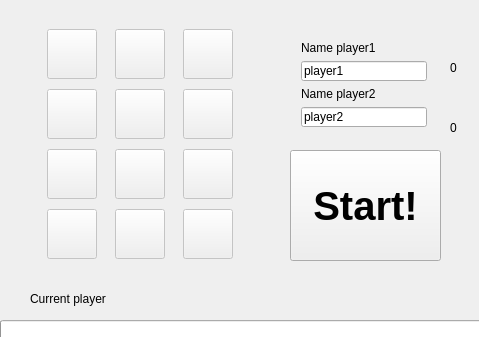
<?xml version="1.0" encoding="UTF-8"?>
<ui version="4.0">
 <class>MainWindow</class>
 <widget class="QMainWindow" name="MainWindow">
  <property name="geometry">
   <rect>
    <x>0</x>
    <y>0</y>
    <width>479</width>
    <height>337</height>
   </rect>
  </property>
  <property name="windowTitle">
   <string>Memory</string>
  </property>
  <widget class="QWidget" name="centralWidget">
   <widget class="QPushButton" name="start">
    <property name="geometry">
     <rect>
      <x>290</x>
      <y>150</y>
      <width>151</width>
      <height>111</height>
     </rect>
    </property>
    <property name="font">
     <font>
      <pointsize>30</pointsize>
      <weight>75</weight>
      <bold>true</bold>
      <kerning>true</kerning>
     </font>
    </property>
    <property name="text">
     <string>Start!</string>
    </property>
   </widget>
   <widget class="QLabel" name="lblCurrentPlayer">
    <property name="geometry">
     <rect>
      <x>30</x>
      <y>290</y>
      <width>101</width>
      <height>17</height>
     </rect>
    </property>
    <property name="text">
     <string>Current player</string>
    </property>
   </widget>
   <widget class="QLabel" name="lblScorePlayer1">
    <property name="geometry">
     <rect>
      <x>450</x>
      <y>60</y>
      <width>41</width>
      <height>16</height>
     </rect>
    </property>
    <property name="text">
     <string>0</string>
    </property>
   </widget>
   <widget class="QLabel" name="lblScorePlayer2">
    <property name="geometry">
     <rect>
      <x>450</x>
      <y>120</y>
      <width>41</width>
      <height>16</height>
     </rect>
    </property>
    <property name="text">
     <string>0</string>
    </property>
   </widget>
   <widget class="QLabel" name="currentPlayer">
    <property name="geometry">
     <rect>
      <x>140</x>
      <y>290</y>
      <width>67</width>
      <height>17</height>
     </rect>
    </property>
    <property name="text">
     <string/>
    </property>
   </widget>
   <widget class="QProgressBar" name="progressBar">
    <property name="geometry">
     <rect>
      <x>0</x>
      <y>320</y>
      <width>511</width>
      <height>23</height>
     </rect>
    </property>
    <property name="maximum">
     <number>2000</number>
    </property>
    <property name="value">
     <number>0</number>
    </property>
    <property name="textVisible">
     <bool>false</bool>
    </property>
   </widget>
   <widget class="QWidget" name="layoutWidget">
    <property name="geometry">
     <rect>
      <x>290</x>
      <y>30</y>
      <width>148</width>
      <height>108</height>
     </rect>
    </property>
    <layout class="QVBoxLayout" name="verticalLayout">
     <item>
      <widget class="QLabel" name="lblPlayer1">
       <property name="text">
        <string>Name player1</string>
       </property>
      </widget>
     </item>
     <item>
      <widget class="QLineEdit" name="namePlayer1">
       <property name="text">
        <string>player1</string>
       </property>
      </widget>
     </item>
     <item>
      <widget class="QLabel" name="lblPlayer2">
       <property name="text">
        <string>Name player2</string>
       </property>
      </widget>
     </item>
     <item>
      <widget class="QLineEdit" name="namePlayer2">
       <property name="text">
        <string>player2</string>
       </property>
      </widget>
     </item>
    </layout>
   </widget>
   <widget class="QPushButton" name="card1">
    <property name="enabled">
     <bool>false</bool>
    </property>
    <property name="geometry">
     <rect>
      <x>47</x>
      <y>29</y>
      <width>50</width>
      <height>50</height>
     </rect>
    </property>
    <property name="sizePolicy">
     <sizepolicy hsizetype="Minimum" vsizetype="Fixed">
      <horstretch>0</horstretch>
      <verstretch>0</verstretch>
     </sizepolicy>
    </property>
    <property name="minimumSize">
     <size>
      <width>50</width>
      <height>50</height>
     </size>
    </property>
    <property name="maximumSize">
     <size>
      <width>50</width>
      <height>50</height>
     </size>
    </property>
    <property name="autoFillBackground">
     <bool>false</bool>
    </property>
    <property name="text">
     <string/>
    </property>
    <property name="checkable">
     <bool>true</bool>
    </property>
    <property name="default">
     <bool>false</bool>
    </property>
    <property name="flat">
     <bool>false</bool>
    </property>
   </widget>
   <widget class="QPushButton" name="card5">
    <property name="enabled">
     <bool>false</bool>
    </property>
    <property name="geometry">
     <rect>
      <x>115</x>
      <y>89</y>
      <width>50</width>
      <height>50</height>
     </rect>
    </property>
    <property name="minimumSize">
     <size>
      <width>50</width>
      <height>50</height>
     </size>
    </property>
    <property name="maximumSize">
     <size>
      <width>50</width>
      <height>50</height>
     </size>
    </property>
    <property name="text">
     <string/>
    </property>
    <property name="checkable">
     <bool>true</bool>
    </property>
    <property name="default">
     <bool>false</bool>
    </property>
    <property name="flat">
     <bool>false</bool>
    </property>
   </widget>
   <widget class="QPushButton" name="card4">
    <property name="enabled">
     <bool>false</bool>
    </property>
    <property name="geometry">
     <rect>
      <x>47</x>
      <y>89</y>
      <width>50</width>
      <height>50</height>
     </rect>
    </property>
    <property name="minimumSize">
     <size>
      <width>50</width>
      <height>50</height>
     </size>
    </property>
    <property name="maximumSize">
     <size>
      <width>50</width>
      <height>50</height>
     </size>
    </property>
    <property name="text">
     <string/>
    </property>
    <property name="checkable">
     <bool>true</bool>
    </property>
    <property name="default">
     <bool>false</bool>
    </property>
    <property name="flat">
     <bool>false</bool>
    </property>
   </widget>
   <widget class="QPushButton" name="card8">
    <property name="enabled">
     <bool>false</bool>
    </property>
    <property name="geometry">
     <rect>
      <x>115</x>
      <y>149</y>
      <width>50</width>
      <height>50</height>
     </rect>
    </property>
    <property name="minimumSize">
     <size>
      <width>50</width>
      <height>50</height>
     </size>
    </property>
    <property name="maximumSize">
     <size>
      <width>50</width>
      <height>50</height>
     </size>
    </property>
    <property name="text">
     <string/>
    </property>
    <property name="checkable">
     <bool>true</bool>
    </property>
    <property name="default">
     <bool>false</bool>
    </property>
    <property name="flat">
     <bool>false</bool>
    </property>
   </widget>
   <widget class="QPushButton" name="card2">
    <property name="enabled">
     <bool>false</bool>
    </property>
    <property name="geometry">
     <rect>
      <x>115</x>
      <y>29</y>
      <width>50</width>
      <height>50</height>
     </rect>
    </property>
    <property name="minimumSize">
     <size>
      <width>50</width>
      <height>50</height>
     </size>
    </property>
    <property name="maximumSize">
     <size>
      <width>50</width>
      <height>50</height>
     </size>
    </property>
    <property name="text">
     <string/>
    </property>
    <property name="checkable">
     <bool>true</bool>
    </property>
    <property name="default">
     <bool>false</bool>
    </property>
    <property name="flat">
     <bool>false</bool>
    </property>
   </widget>
   <widget class="QPushButton" name="card6">
    <property name="enabled">
     <bool>false</bool>
    </property>
    <property name="geometry">
     <rect>
      <x>183</x>
      <y>89</y>
      <width>50</width>
      <height>50</height>
     </rect>
    </property>
    <property name="minimumSize">
     <size>
      <width>50</width>
      <height>50</height>
     </size>
    </property>
    <property name="maximumSize">
     <size>
      <width>50</width>
      <height>50</height>
     </size>
    </property>
    <property name="text">
     <string/>
    </property>
    <property name="checkable">
     <bool>true</bool>
    </property>
    <property name="default">
     <bool>false</bool>
    </property>
    <property name="flat">
     <bool>false</bool>
    </property>
   </widget>
   <widget class="QPushButton" name="card7">
    <property name="enabled">
     <bool>false</bool>
    </property>
    <property name="geometry">
     <rect>
      <x>47</x>
      <y>149</y>
      <width>50</width>
      <height>50</height>
     </rect>
    </property>
    <property name="minimumSize">
     <size>
      <width>50</width>
      <height>50</height>
     </size>
    </property>
    <property name="maximumSize">
     <size>
      <width>50</width>
      <height>50</height>
     </size>
    </property>
    <property name="text">
     <string/>
    </property>
    <property name="checkable">
     <bool>true</bool>
    </property>
    <property name="default">
     <bool>false</bool>
    </property>
    <property name="flat">
     <bool>false</bool>
    </property>
   </widget>
   <widget class="QPushButton" name="card3">
    <property name="enabled">
     <bool>false</bool>
    </property>
    <property name="geometry">
     <rect>
      <x>183</x>
      <y>29</y>
      <width>50</width>
      <height>50</height>
     </rect>
    </property>
    <property name="minimumSize">
     <size>
      <width>50</width>
      <height>50</height>
     </size>
    </property>
    <property name="maximumSize">
     <size>
      <width>50</width>
      <height>50</height>
     </size>
    </property>
    <property name="text">
     <string/>
    </property>
    <property name="checkable">
     <bool>true</bool>
    </property>
    <property name="default">
     <bool>false</bool>
    </property>
    <property name="flat">
     <bool>false</bool>
    </property>
   </widget>
   <widget class="QPushButton" name="card9">
    <property name="enabled">
     <bool>false</bool>
    </property>
    <property name="geometry">
     <rect>
      <x>183</x>
      <y>149</y>
      <width>50</width>
      <height>50</height>
     </rect>
    </property>
    <property name="minimumSize">
     <size>
      <width>50</width>
      <height>50</height>
     </size>
    </property>
    <property name="maximumSize">
     <size>
      <width>50</width>
      <height>50</height>
     </size>
    </property>
    <property name="text">
     <string/>
    </property>
    <property name="checkable">
     <bool>true</bool>
    </property>
    <property name="default">
     <bool>false</bool>
    </property>
    <property name="flat">
     <bool>false</bool>
    </property>
   </widget>
   <widget class="QPushButton" name="card11">
    <property name="enabled">
     <bool>false</bool>
    </property>
    <property name="geometry">
     <rect>
      <x>115</x>
      <y>209</y>
      <width>50</width>
      <height>50</height>
     </rect>
    </property>
    <property name="minimumSize">
     <size>
      <width>50</width>
      <height>50</height>
     </size>
    </property>
    <property name="maximumSize">
     <size>
      <width>50</width>
      <height>50</height>
     </size>
    </property>
    <property name="text">
     <string/>
    </property>
    <property name="checkable">
     <bool>true</bool>
    </property>
    <property name="default">
     <bool>false</bool>
    </property>
    <property name="flat">
     <bool>false</bool>
    </property>
   </widget>
   <widget class="QPushButton" name="card10">
    <property name="enabled">
     <bool>false</bool>
    </property>
    <property name="geometry">
     <rect>
      <x>47</x>
      <y>209</y>
      <width>50</width>
      <height>50</height>
     </rect>
    </property>
    <property name="minimumSize">
     <size>
      <width>50</width>
      <height>50</height>
     </size>
    </property>
    <property name="maximumSize">
     <size>
      <width>50</width>
      <height>50</height>
     </size>
    </property>
    <property name="text">
     <string/>
    </property>
    <property name="checkable">
     <bool>true</bool>
    </property>
    <property name="default">
     <bool>false</bool>
    </property>
    <property name="flat">
     <bool>false</bool>
    </property>
   </widget>
   <widget class="QPushButton" name="card12">
    <property name="enabled">
     <bool>false</bool>
    </property>
    <property name="geometry">
     <rect>
      <x>183</x>
      <y>209</y>
      <width>50</width>
      <height>50</height>
     </rect>
    </property>
    <property name="minimumSize">
     <size>
      <width>50</width>
      <height>50</height>
     </size>
    </property>
    <property name="maximumSize">
     <size>
      <width>50</width>
      <height>50</height>
     </size>
    </property>
    <property name="text">
     <string/>
    </property>
    <property name="checkable">
     <bool>true</bool>
    </property>
    <property name="default">
     <bool>false</bool>
    </property>
    <property name="flat">
     <bool>false</bool>
    </property>
   </widget>
  </widget>
  <action name="actionStart">
   <property name="text">
    <string>start</string>
   </property>
  </action>
  <action name="actionClick">
   <property name="text">
    <string>click</string>
   </property>
  </action>
 </widget>
 <layoutdefault spacing="6" margin="11"/>
 <resources/>
 <connections>
  <connection>
   <sender>start</sender>
   <signal>clicked()</signal>
   <receiver>actionStart</receiver>
   <slot>trigger()</slot>
   <hints>
    <hint type="sourcelabel">
     <x>365</x>
     <y>205</y>
    </hint>
    <hint type="destinationlabel">
     <x>-1</x>
     <y>-1</y>
    </hint>
   </hints>
  </connection>
  <connection>
   <sender>card1</sender>
   <signal>clicked()</signal>
   <receiver>actionClick</receiver>
   <slot>trigger()</slot>
   <hints>
    <hint type="sourcelabel">
     <x>71</x>
     <y>53</y>
    </hint>
    <hint type="destinationlabel">
     <x>-1</x>
     <y>-1</y>
    </hint>
   </hints>
  </connection>
  <connection>
   <sender>card2</sender>
   <signal>clicked()</signal>
   <receiver>actionClick</receiver>
   <slot>trigger()</slot>
   <hints>
    <hint type="sourcelabel">
     <x>139</x>
     <y>53</y>
    </hint>
    <hint type="destinationlabel">
     <x>-1</x>
     <y>-1</y>
    </hint>
   </hints>
  </connection>
  <connection>
   <sender>card3</sender>
   <signal>clicked()</signal>
   <receiver>actionClick</receiver>
   <slot>trigger()</slot>
   <hints>
    <hint type="sourcelabel">
     <x>207</x>
     <y>53</y>
    </hint>
    <hint type="destinationlabel">
     <x>-1</x>
     <y>-1</y>
    </hint>
   </hints>
  </connection>
  <connection>
   <sender>card4</sender>
   <signal>clicked()</signal>
   <receiver>actionClick</receiver>
   <slot>trigger()</slot>
   <hints>
    <hint type="sourcelabel">
     <x>71</x>
     <y>113</y>
    </hint>
    <hint type="destinationlabel">
     <x>-1</x>
     <y>-1</y>
    </hint>
   </hints>
  </connection>
  <connection>
   <sender>card5</sender>
   <signal>clicked()</signal>
   <receiver>actionClick</receiver>
   <slot>trigger()</slot>
   <hints>
    <hint type="sourcelabel">
     <x>139</x>
     <y>113</y>
    </hint>
    <hint type="destinationlabel">
     <x>-1</x>
     <y>-1</y>
    </hint>
   </hints>
  </connection>
  <connection>
   <sender>card6</sender>
   <signal>clicked()</signal>
   <receiver>actionClick</receiver>
   <slot>trigger()</slot>
   <hints>
    <hint type="sourcelabel">
     <x>207</x>
     <y>113</y>
    </hint>
    <hint type="destinationlabel">
     <x>-1</x>
     <y>-1</y>
    </hint>
   </hints>
  </connection>
  <connection>
   <sender>card7</sender>
   <signal>clicked()</signal>
   <receiver>actionClick</receiver>
   <slot>trigger()</slot>
   <hints>
    <hint type="sourcelabel">
     <x>71</x>
     <y>173</y>
    </hint>
    <hint type="destinationlabel">
     <x>-1</x>
     <y>-1</y>
    </hint>
   </hints>
  </connection>
  <connection>
   <sender>card8</sender>
   <signal>clicked()</signal>
   <receiver>actionClick</receiver>
   <slot>trigger()</slot>
   <hints>
    <hint type="sourcelabel">
     <x>139</x>
     <y>173</y>
    </hint>
    <hint type="destinationlabel">
     <x>-1</x>
     <y>-1</y>
    </hint>
   </hints>
  </connection>
  <connection>
   <sender>card9</sender>
   <signal>clicked()</signal>
   <receiver>actionClick</receiver>
   <slot>trigger()</slot>
   <hints>
    <hint type="sourcelabel">
     <x>207</x>
     <y>173</y>
    </hint>
    <hint type="destinationlabel">
     <x>-1</x>
     <y>-1</y>
    </hint>
   </hints>
  </connection>
  <connection>
   <sender>card10</sender>
   <signal>clicked()</signal>
   <receiver>actionClick</receiver>
   <slot>trigger()</slot>
   <hints>
    <hint type="sourcelabel">
     <x>71</x>
     <y>233</y>
    </hint>
    <hint type="destinationlabel">
     <x>-1</x>
     <y>-1</y>
    </hint>
   </hints>
  </connection>
  <connection>
   <sender>card11</sender>
   <signal>clicked()</signal>
   <receiver>actionClick</receiver>
   <slot>trigger()</slot>
   <hints>
    <hint type="sourcelabel">
     <x>139</x>
     <y>233</y>
    </hint>
    <hint type="destinationlabel">
     <x>-1</x>
     <y>-1</y>
    </hint>
   </hints>
  </connection>
  <connection>
   <sender>card12</sender>
   <signal>clicked()</signal>
   <receiver>actionClick</receiver>
   <slot>trigger()</slot>
   <hints>
    <hint type="sourcelabel">
     <x>207</x>
     <y>233</y>
    </hint>
    <hint type="destinationlabel">
     <x>-1</x>
     <y>-1</y>
    </hint>
   </hints>
  </connection>
 </connections>
</ui>
